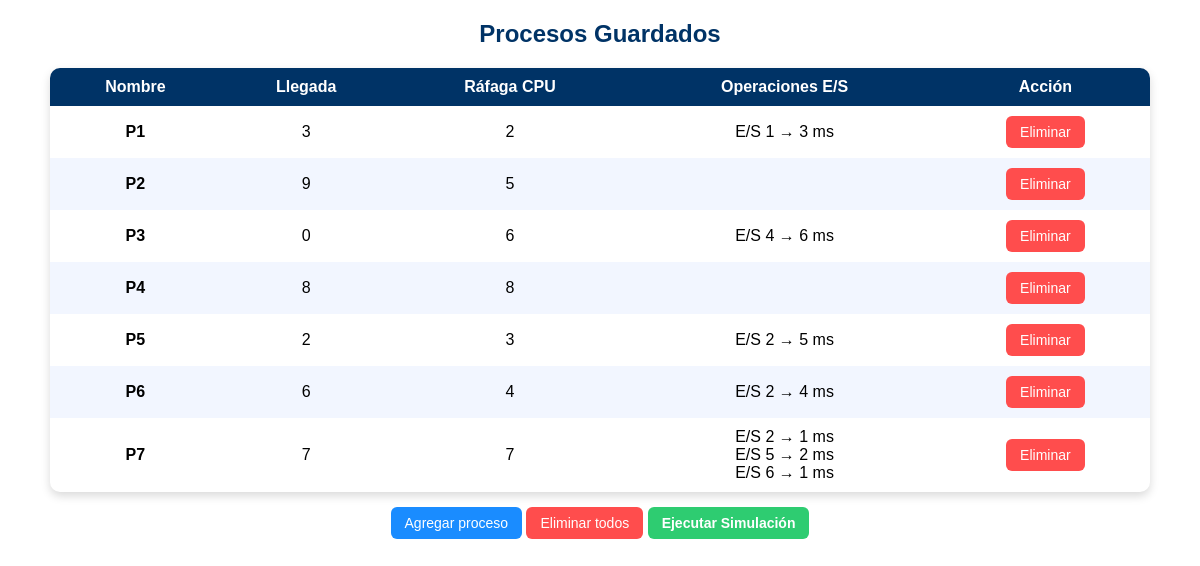
/lista/, run on an earlier commit of the app's database.
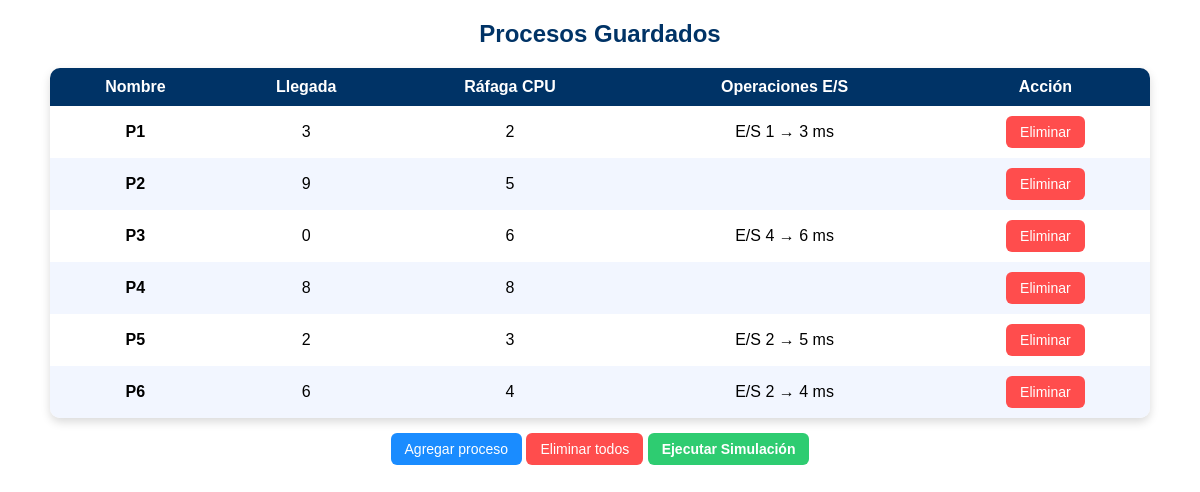
And on a later commit of the database.
### simulador/models.py (models this page shows)
class Proceso(models.Model):
    nombre = models.CharField(max_length=10)
    tiempo_llegada = models.IntegerField()
    rafaga_cpu = models.IntegerField()
    es = models.JSONField(default=list, blank=True)

### simulador/views.py (the view)
# urls.py: path('lista/', views.lista_procesos, name='lista_procesos'),
def lista_procesos(request):
    procesos = Proceso.objects.all()
    return render(request, 'lista.html', {'procesos': procesos})

### templates/lista.html (shortened to what this page needs)
{% load static %}
<!DOCTYPE html>
<html>
<head>
    <link rel="stylesheet" href="{% static 'css/lista.css' %}">
</head>
<body>
<div class="container fade-in">
<h2>Procesos Guardados</h2>
<table>
<thead>
<tr>
    <th>Nombre</th>
    <th>Llegada</th>
    <th>Ráfaga CPU</th>
    <th>Operaciones E/S</th>
    <th>Acción</th>
</tr>
</thead>
<tbody>
{% for p in procesos %}
<tr>
    <td><b>{{ p.nombre }}</b></td>
    <td>{{ p.tiempo_llegada }}</td>
    <td>{{ p.rafaga_cpu }}</td>
    <td>
        {% if p.es and p.es|length > 0 %}
            {% for op in p.es %}
                {% if op|length == 2 %}
                    E/S {{ op.0 }} → {{ op.1 }} ms<br>
                {% endif %}
            {% endfor %}
        {% else %}
            <i></i>
        {% endif %}
    </td>
    <td>
        <a href="{% url 'eliminar_proceso' p.id %}"
           onclick="return confirmar('{{ p.nombre }}');">
           <button class="btn btn-delete">Eliminar</button>
        </a>
    </td>
</tr>
{% empty %}
<tr>
    <td colspan="5">No hay procesos registrados</td>
</tr>
{% endfor %}
</tbody>
</table>
<div class="actions">
<form action="{% url 'ingresar' %}" method="get" style="display:inline;">
    <button class="btn btn-add" type="submit">Agregar proceso</button>
</form>
<form method="post" action="{% url 'eliminar_todos_procesos' %}"
      style="display:inline;"
      onsubmit="return confirmarTodos();">
    <button class="btn btn-delete" type="submit">Eliminar todos</button>
</form>
<a href="{% url 'simular' %}">
    <button class="btn btn-run">Ejecutar Simulación</button>
</a>
</div>
</div>
</body>
</html>

What changed in the data, as far as the page shows it:
removed Proceso: nombre "P7", tiempo_llegada "7", rafaga_cpu "7", op "2" "5" "6", op "1" "2" "1"
